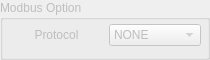
                 <widget class="QGroupBox" name="group_modubs_option_2">
                  <property name="enabled">
                   <bool>false</bool>
                  </property>
                  <property name="sizePolicy">
                   <sizepolicy hsizetype="Preferred" vsizetype="Minimum">
                    <horstretch>0</horstretch>
                    <verstretch>0</verstretch>
                   </sizepolicy>
                  </property>
                  <property name="minimumSize">
                   <size>
                    <width>130</width>
                    <height>45</height>
                   </size>
                  </property>
                  <property name="maximumSize">
                   <size>
                    <width>260</width>
                    <height>200</height>
                   </size>
                  </property>
                  <property name="title">
                   <string>Modbus Option</string>
                  </property>
                  <widget class="QWidget" name="gridLayoutWidget_2">
                   <property name="geometry">
                    <rect>
                     <x>10</x>
                     <y>20</y>
                     <width>191</width>
                     <height>31</height>
                    </rect>
                   </property>
                   <layout class="QGridLayout" name="gridLayout_84">
                    <item row="0" column="1">
                     <widget class="QComboBox" name="modbus_protocol_2">
                      <item>
                       <property name="text">
                        <string>NONE</string>
                       </property>
                      </item>
                      <item>
                       <property name="text">
                        <string>RTU</string>
                       </property>
                      </item>
                      <item>
                       <property name="text">
                        <string>ASCII</string>
                       </property>
                      </item>
                     </widget>
                    </item>
                    <item row="0" column="0">
                     <widget class="QLabel" name="label_173">
                      <property name="text">
                       <string>Protocol</string>
                      </property>
                      <property name="alignment">
                       <set>Qt::AlignCenter</set>
                      </property>
                     </widget>
                    </item>
                   </layout>
                  </widget>
                 </widget>
